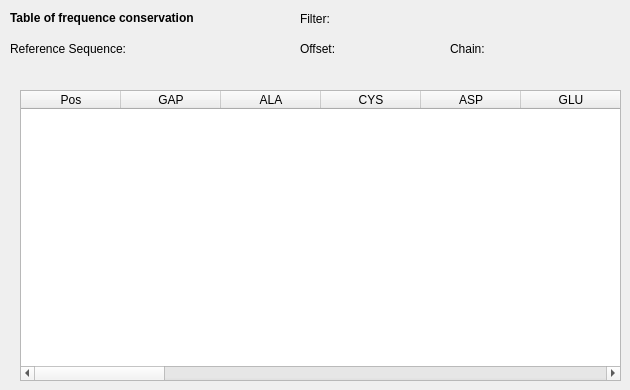
      <widget class="QWidget" name="page_10">
       <widget class="QLabel" name="label_35">
        <property name="geometry">
         <rect>
          <x>10</x>
          <y>10</y>
          <width>231</width>
          <height>17</height>
         </rect>
        </property>
        <property name="text">
         <string>&lt;html&gt;&lt;head/&gt;&lt;body&gt;&lt;p&gt;&lt;span style=&quot; font-weight:600;&quot;&gt;Table of frequence conservation&lt;/span&gt;&lt;/p&gt;&lt;/body&gt;&lt;/html&gt;</string>
        </property>
       </widget>
       <widget class="QTableWidget" name="tableFreq">
        <property name="geometry">
         <rect>
          <x>20</x>
          <y>90</y>
          <width>601</width>
          <height>291</height>
         </rect>
        </property>
        <property name="editTriggers">
         <set>QAbstractItemView::NoEditTriggers</set>
        </property>
        <property name="sortingEnabled">
         <bool>true</bool>
        </property>
        <column>
         <property name="text">
          <string>Pos</string>
         </property>
        </column>
        <column>
         <property name="text">
          <string>GAP</string>
         </property>
        </column>
        <column>
         <property name="text">
          <string>ALA</string>
         </property>
        </column>
        <column>
         <property name="text">
          <string>CYS</string>
         </property>
        </column>
        <column>
         <property name="text">
          <string>ASP</string>
         </property>
        </column>
        <column>
         <property name="text">
          <string>GLU</string>
         </property>
        </column>
        <column>
         <property name="text">
          <string>PHE</string>
         </property>
        </column>
        <column>
         <property name="text">
          <string>GLY</string>
         </property>
        </column>
        <column>
         <property name="text">
          <string>HIS</string>
         </property>
        </column>
        <column>
         <property name="text">
          <string>ILE</string>
         </property>
        </column>
        <column>
         <property name="text">
          <string>LYS</string>
         </property>
        </column>
        <column>
         <property name="text">
          <string>LEU</string>
         </property>
        </column>
        <column>
         <property name="text">
          <string>MET</string>
         </property>
        </column>
        <column>
         <property name="text">
          <string>ASN</string>
         </property>
        </column>
        <column>
         <property name="text">
          <string>PRO</string>
         </property>
        </column>
        <column>
         <property name="text">
          <string>GLN</string>
         </property>
        </column>
        <column>
         <property name="text">
          <string>ARG</string>
         </property>
        </column>
        <column>
         <property name="text">
          <string>SER</string>
         </property>
        </column>
        <column>
         <property name="text">
          <string>THR</string>
         </property>
        </column>
        <column>
         <property name="text">
          <string>VAL</string>
         </property>
        </column>
        <column>
         <property name="text">
          <string>TRP</string>
         </property>
        </column>
        <column>
         <property name="text">
          <string>TYR</string>
         </property>
        </column>
       </widget>
       <widget class="QLabel" name="lblFilter">
        <property name="geometry">
         <rect>
          <x>300</x>
          <y>10</y>
          <width>281</width>
          <height>17</height>
         </rect>
        </property>
        <property name="text">
         <string>Filter: </string>
        </property>
       </widget>
       <widget class="QLabel" name="lblRefSeq">
        <property name="geometry">
         <rect>
          <x>10</x>
          <y>40</y>
          <width>281</width>
          <height>17</height>
         </rect>
        </property>
        <property name="text">
         <string>Reference Sequence: </string>
        </property>
       </widget>
       <widget class="QLabel" name="lblOffset">
        <property name="geometry">
         <rect>
          <x>300</x>
          <y>40</y>
          <width>91</width>
          <height>17</height>
         </rect>
        </property>
        <property name="text">
         <string>Offset: </string>
        </property>
       </widget>
       <widget class="QLabel" name="lblChain">
        <property name="geometry">
         <rect>
          <x>450</x>
          <y>40</y>
          <width>91</width>
          <height>17</height>
         </rect>
        </property>
        <property name="text">
         <string>Chain: </string>
        </property>
       </widget>
      </widget>
